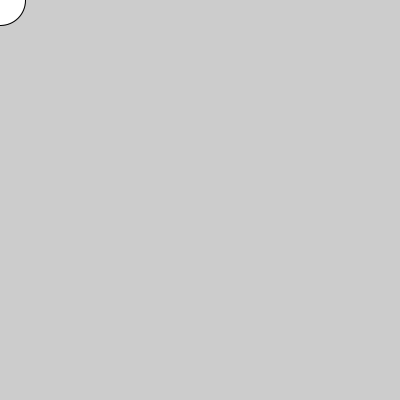
Frame 1 (no input)
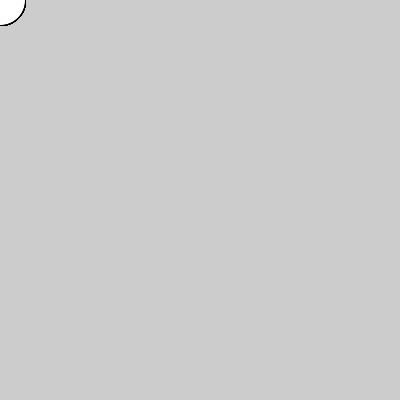
Frame 60 (the mouse pressed at the canvas centre just before this capture)
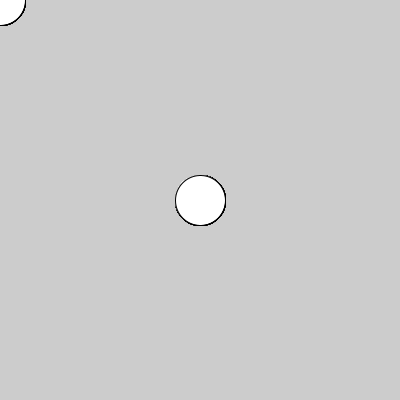
Frame 120 (the mouse held since frame 60 and released just before this capture)

The Processing sketch that drew these frames (run headless with seeded random() and noise(); from frame 60 on, the mouse is pressed at the canvas centre):

// Processing sketch: ifanimation
// ── ifanimation.pde
// Animacja w reakcji na ruch myszy.
// Src: https://openprocessing.org/sketch/825836/

void setup()
{
     size(400,400);
}

void draw()
{
     //background(200);
     
     if(mouseX<=width/2)
     {
          fill(255);
     }  
     else 
     {
          fill(0);
     }
		 
     ellipse(mouseX,mouseY,50,50);
}
